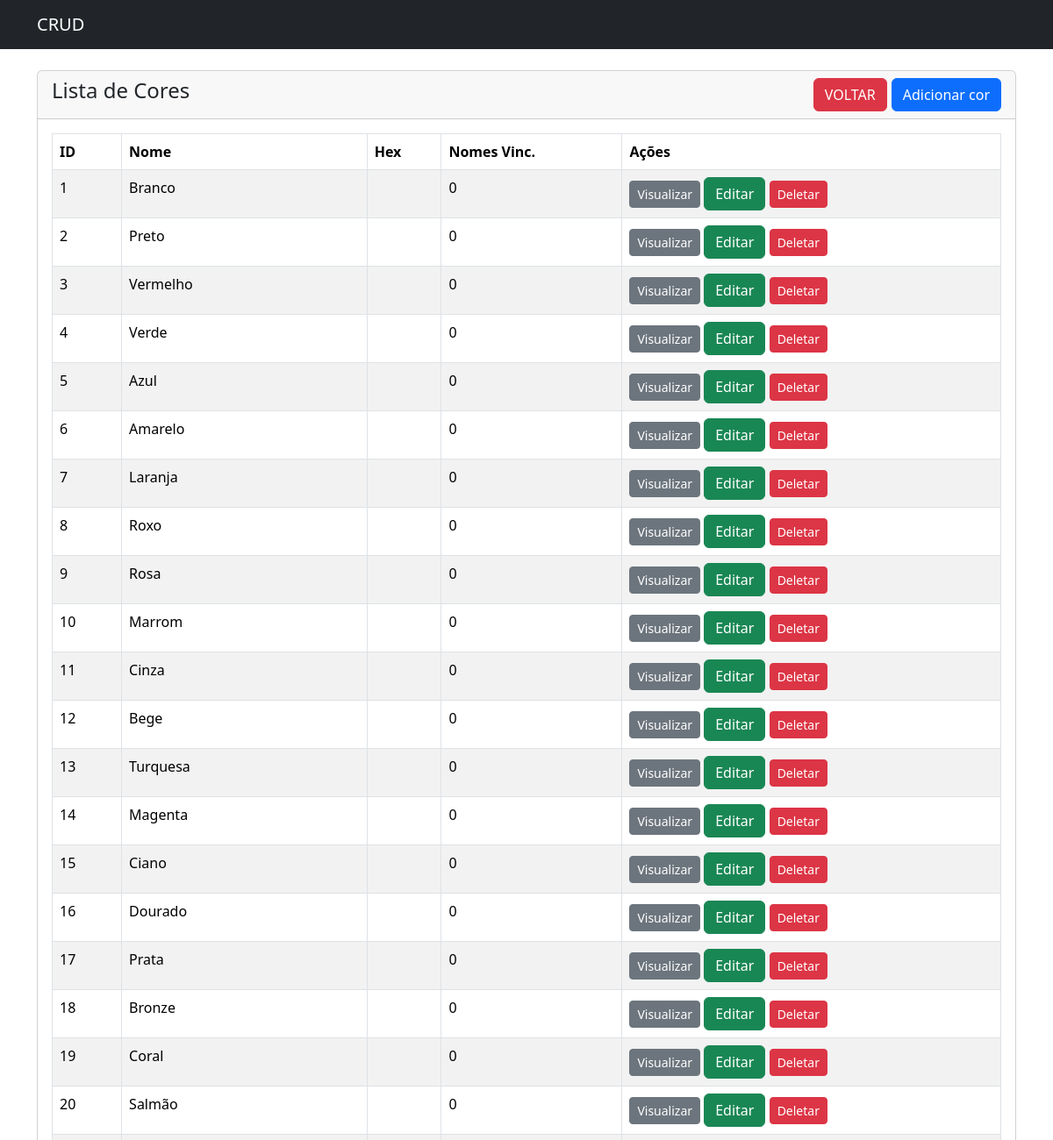
Before: /cores/cores-screen.php (upper part) with the older database file.
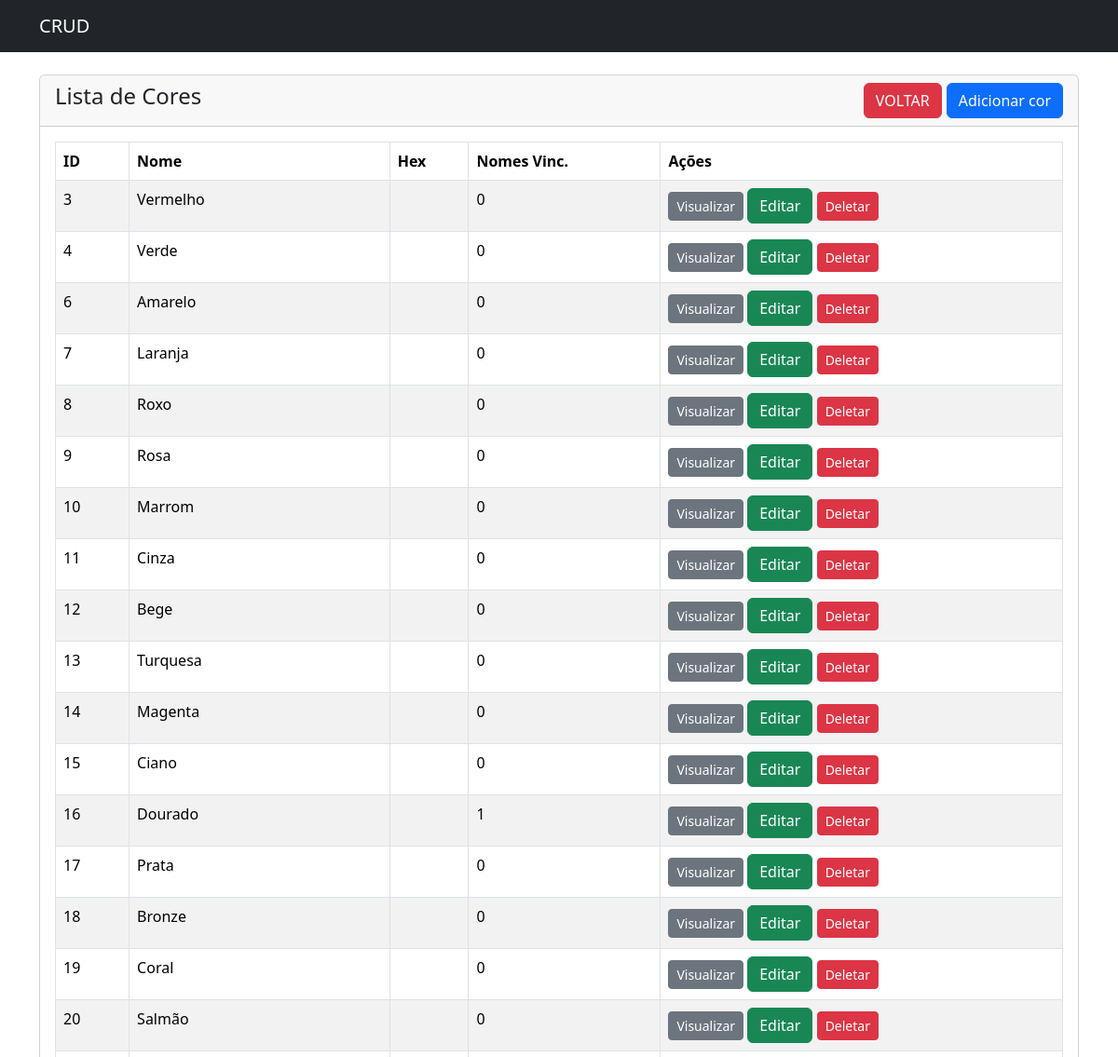
After: the same page with the newer database file.
### tables this page shows
CREATE TABLE colors(

    id INTEGER PRIMARY KEY,
    name varchar(50) NOT NULL
, hex varchar(50));

### cores/cores-screen.php (the view, shortened to what this page needs)
<?php
$connection = new Connection();
$pdo = $connection->getConnection();
?>
<!doctype html>
<html lang="en">
<head>
    <link href="https://cdn.jsdelivr.net/npm/bootstrap@5.3.8/dist/css/bootstrap.min.css" rel="stylesheet"
>
</head>
<body>
    <?php include('../navbar.php'); ?>
    <div class="container mt-4">
        <div class="row">
            <div class="col-md-12">
                <div class="card">
                    <div class="card-header">
                        <h4>Lista de Cores
                            <a href="cores-create.php" class="btn btn-primary float-end">Adicionar cor</a>
                            <a href="../index.php" class="btn btn-danger float-end" style="margin-right: 5px;">VOLTAR</a>
                        </h4>
                    </div>
                    <div class="card-body">
                        <table class="table table-bordered table-striped">
                            <thead>
                                <tr>
                                    <th>ID</th>
                                    <th>Nome</th>
                                    <th>Hex</th>
                                    <th>Nomes Vinc.</th>
                                    <th>Ações</th>
                                </tr>
                            </thead>
                            <tbody>
                                <?php
                                $stmt = $pdo->prepare("SELECT * FROM colors");
                                $stmt->execute();
                                $cores = $stmt->fetchAll(PDO::FETCH_ASSOC);
                                if ($cores > 0) {
                                    foreach ($cores as $colors) {
                                        $stmt_users = $pdo->prepare("SELECT color_id FROM user_colors");
                                        $stmt_users->execute();
                                        $all_user_colors = $stmt_users->fetchAll(PDO::FETCH_ASSOC);
                                        $user_count = 0;
                                        foreach ($all_user_colors as $user_color_record) {
                                            if (!empty($user_color_record['color_id'])) {
                                                $color_ids = array_filter(array_map('trim', explode(',', $user_color_record['color_id'])));
                                                if (in_array($colors['id'], $color_ids)) {
                                                    $user_count++;
                                                }
                                            }
                                        }
                                        ?>
                                        <tr>
                                            <td><?= $colors['id'] ?></td>
                                            <td><?= $colors['name'] ?></td>
                                            <td><?= $colors['hex'] ?></td>
                                            <td><?= $user_count ?></td>
                                            <td>
                                                <a href="cores-view.php?id=<?= $colors['id'] ?>"
                                                    class="btn btn-secondary btn-sm">Visualizar</a>
                                                <a href="cores-edit.php?id=<?= $colors['id'] ?>"
                                                    class="btn btn-success btn-sm8">Editar</a>
                                                <form action="cores-action.php" method="POST" class="d-inline">
                                                    <button type="submit" name="delete_cor" class="btn btn-danger btn-sm">
                                                        Deletar
                                                    </button>
                                                </form>
                                            </td>
                                        </tr>
                                    <?php }
                                } else {
                                    echo "<h5>Nenhum usuário encontrado.</h5>";
                                } ?>
                            </tbody>
                        </table>
                    </div>
                </div>
            </div>
        </div>
    </div>
</body>
</html>

### navbar.php
<nav class="navbar navbar-dark bg-dark">
    <div class="container-md">
        <a class="navbar-brand" href="#">CRUD</a>
    </div>
</nav>

Changed rows visible on the page:
removed colors: id "1", name "Branco", user_count "0"
removed colors: id "2", name "Preto", user_count "0"
removed colors: id "5", name "Azul", user_count "0"
computed for colors "Dourado": user_count "0" → "1"
